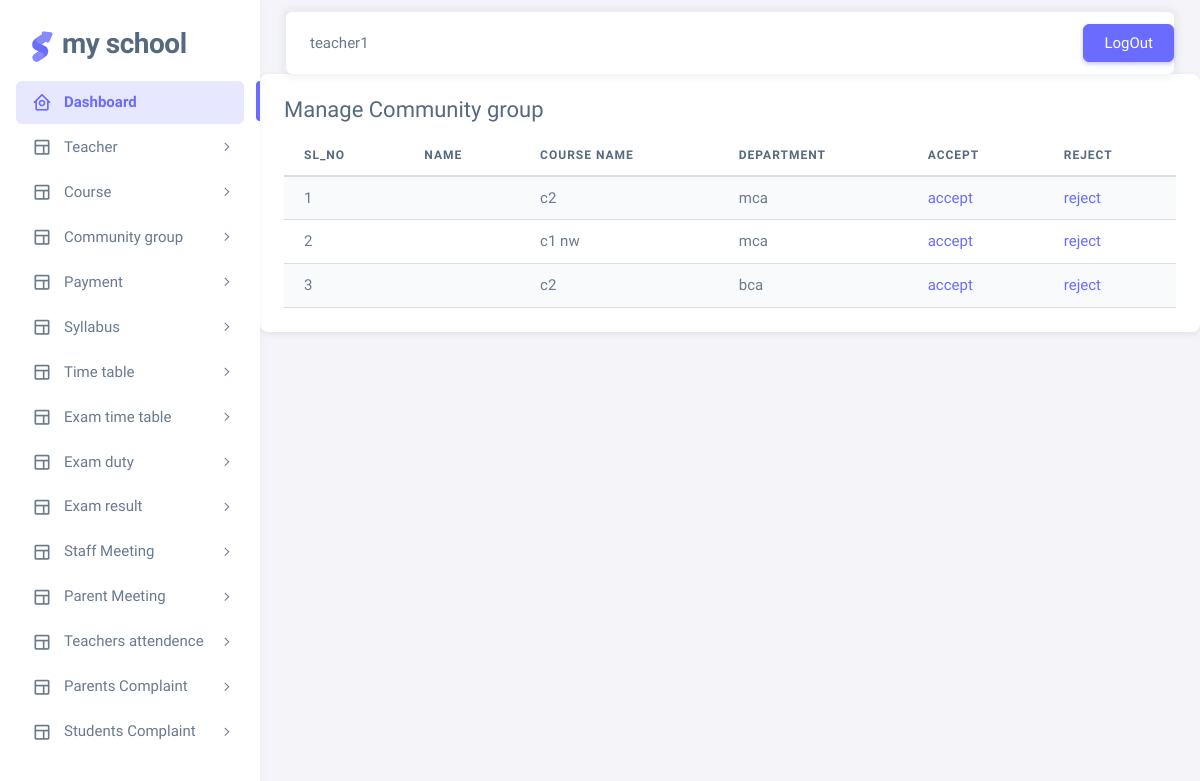
/managecommunitygroup (signed in), run on an earlier commit of the app's database.
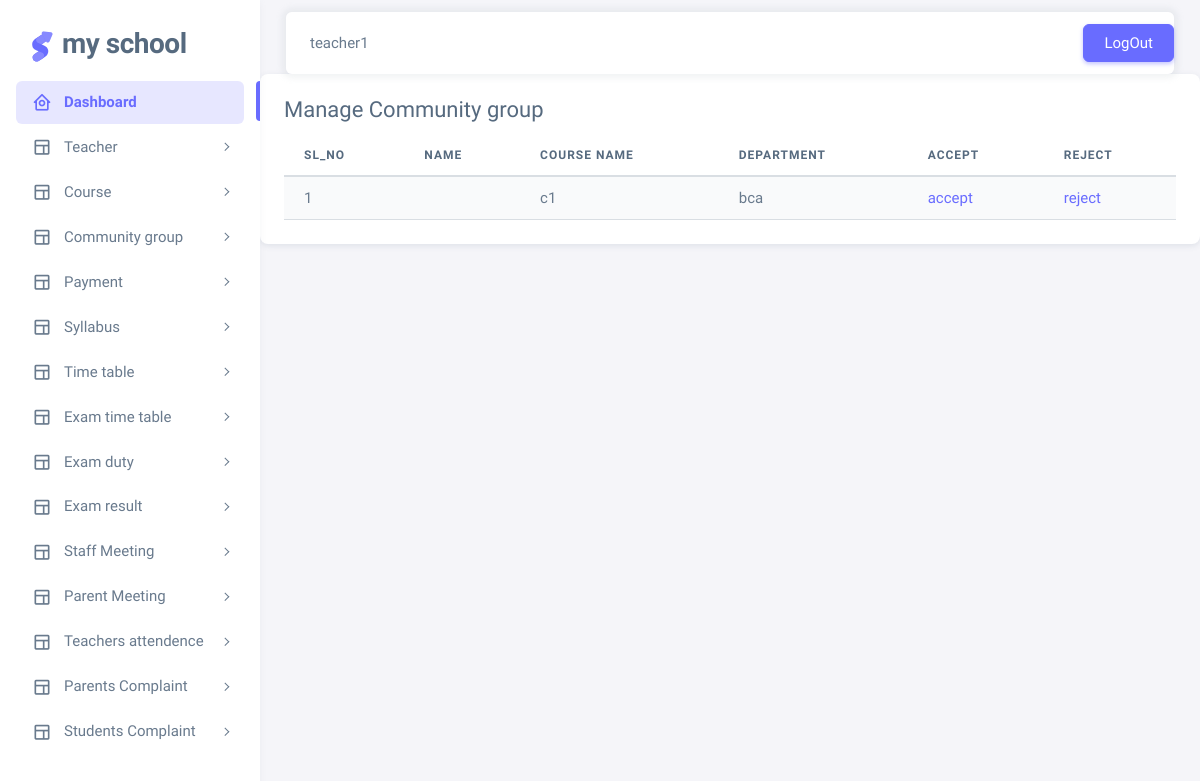
And on a later commit of the database.
### myschoolapp/models.py (models this page shows)
class CommunityGroup(models.Model):
    course = models.ForeignKey(Course, on_delete=models.CASCADE)
    department = models.CharField(max_length=200)
    status = models.IntegerField(default=0)

class Course(models.Model):
    course_name=models.CharField(max_length=200)
    department=models.CharField(max_length=200)
    explanation=models.CharField(max_length=200)
    course_duration=models.CharField(max_length=200)
    def __str__(self):
        return self.course_name

### myschoolapp/adminview.py (the view)
# urls.py: path('managecommunitygroup',adminview.managecommunitygroup,name='managecommunitygroup'),
@login_required(login_url='loginpage')
def managecommunitygroup(request):
    data=CommunityGroup.objects.all()
    return render(request,'admin/managecommunitygroup.html',{'data':data})

### template/admin/managecommunitygroup.html
{% extends 'adindex.html' %}
{% load crispy_forms_tags %}
{% block content %}
<div class="col-lg-12 grid-margin stretch-card">
              <div class="card">
                <div class="card-body">
                  <h4 class="card-title">Manage Community group</h4>
                  <div class="table-responsive">
                    <table class="table table-striped">
                      <thead>
                        <tr>
                            <th>sl_no</th>
                            <th>name</th>
                            <th>course name</th>
                            <th>department</th>
                            <th>accept</th>
                            <th>reject</th>
                        </tr>
                      </thead>
                      <tbody>
                      {% for i in data %}
                        <tr>
                            <td class="py-1">{{ forloop.counter }}</td>
                            <td>{{i.name}}</td>
                            <td>{{ i.course }}</td>
                            <td>{{ i.department }}</td>
                            <td><a href="{% url 'communitygroupview' i.id %}">accept</a></td>
                            <td><a href="{% url 'communitygroupview' i.id %}">reject</a> </td>
                        </tr>
                      {% endfor %}
                      </tbody>
                    </table>
                  </div>
                </div>
              </div>
            </div>
{% endblock %}

What changed in the data, as far as the page shows it:
removed CommunityGroup: course "c2", department "mca"
removed CommunityGroup: course "c1 nw", department "mca"
removed CommunityGroup: course "c2", department "bca"
added CommunityGroup: course "c1", department "bca"
